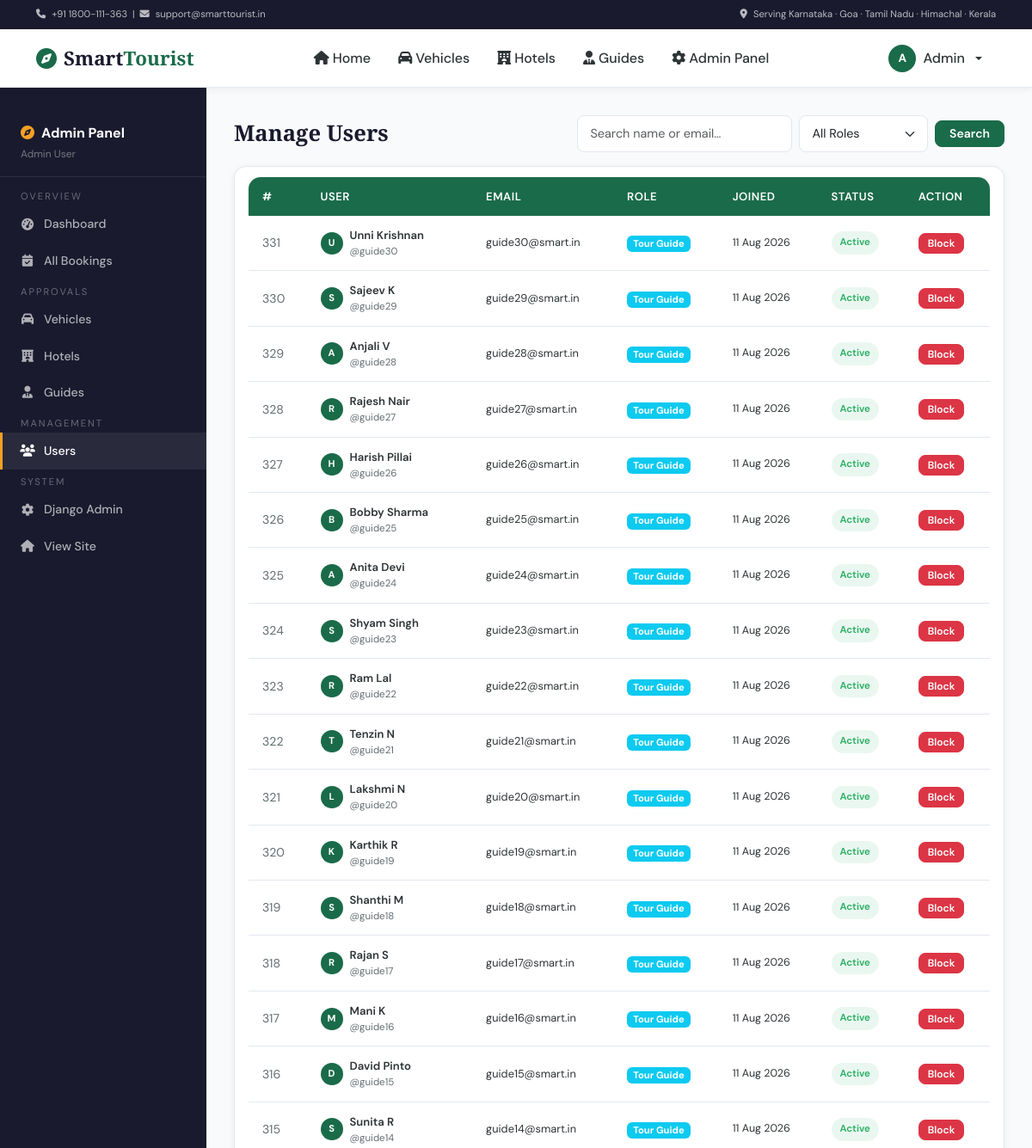
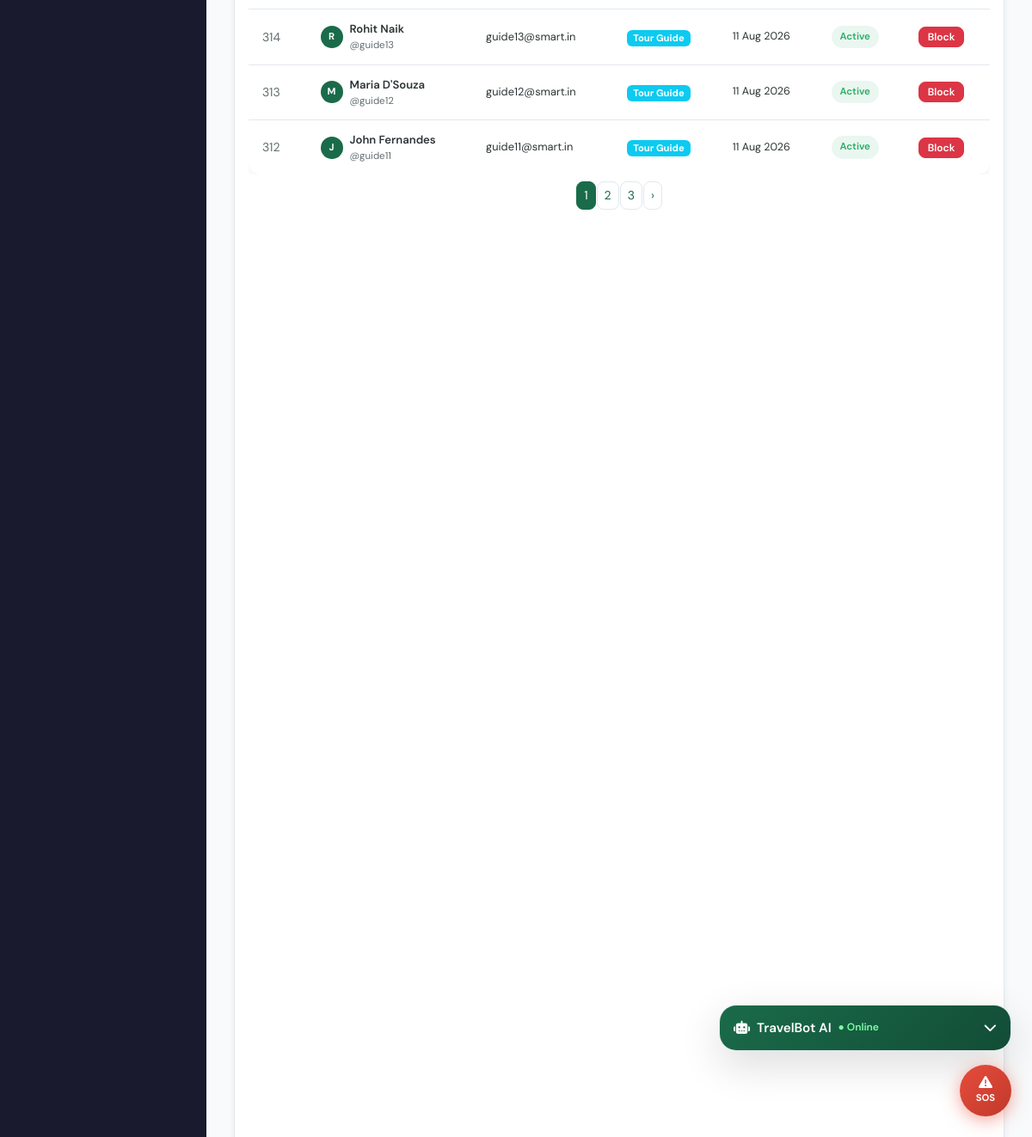
The page /admin-panel/users/ (signed in) on the database its author committed (2 pictures, top to bottom).
### accounts/models.py (models this page shows, shortened)
class User(AbstractBaseUser, PermissionsMixin):
    ROLE_CHOICES = [
        ('tourist',       'Tourist'),
        ('vehicle_owner', 'Vehicle Owner'),
        ('hotel_owner',   'Hotel Owner'),
        ('guide',         'Tour Guide'),
        ('admin',         'Admin'),
    ]
    email           = models.EmailField(unique=True)
    username        = models.CharField(max_length=150, unique=True)
    first_name      = models.CharField(max_length=100)
    last_name       = models.CharField(max_length=100)
    phone           = models.CharField(max_length=15, blank=True)
    role            = models.CharField(max_length=20, choices=ROLE_CHOICES, default='tourist')
    profile_picture = models.ImageField(upload_to='profiles/', null=True, blank=True)
    bio             = models.TextField(blank=True)
    address         = models.TextField(blank=True)
    city            = models.CharField(max_length=100, blank=True)
    state           = models.CharField(max_length=100, blank=True)
    is_active       = models.BooleanField(default=True)
    is_staff        = models.BooleanField(default=False)
    is_verified     = models.BooleanField(default=False)
    is_blocked      = models.BooleanField(default=False)
    date_joined     = models.DateTimeField(default=timezone.now)
    updated_at      = models.DateTimeField(auto_now=True)
    objects = UserManager()
    USERNAME_FIELD  = 'email'
    REQUIRED_FIELDS = ['username', 'first_name', 'last_name']
    class Meta:
        db_table = 'users'
    def get_full_name(self):
        return f"{self.first_name} {self.last_name}".strip()
    @property
    def is_vehicle_owner(self): return self.role == 'vehicle_owner'
    @property
    def is_hotel_owner(self):   return self.role == 'hotel_owner'
    @property
    def is_guide(self):         return self.role == 'guide'
    @property
    def is_admin_user(self):    return self.role == 'admin'

### admin_dashboard/views.py (the view)
@admin_required
def manage_users(request):
    role   = request.GET.get('role', '')
    search = request.GET.get('q', '')
    qs     = User.objects.all().order_by('-date_joined')
    if role:   qs = qs.filter(role=role)
    if search: qs = qs.filter(first_name__icontains=search) | qs.filter(email__icontains=search)
    from django.core.paginator import Paginator
    page_obj = Paginator(qs, 20).get_page(request.GET.get('page'))
    return render(request, 'admin/manage_users.html', {
        'page_obj': page_obj, 'search': search, 'role_filter': role,
        'roles': User.ROLE_CHOICES,
    })

### admin_dashboard/views.py (called while the page is built)
def admin_required(fn):
    @login_required
    @functools.wraps(fn)
    def wrapper(request, *args, **kwargs):
        if not request.user.is_admin_user:
            messages.error(request, 'Admin access required.')
            return redirect('home')
        return fn(request, *args, **kwargs)
    return wrapper

### templates/admin/manage_users.html (shortened to what this page needs)
{% extends 'base.html' %}{% block title %}Manage Users – Admin{% endblock %}
{% block content %}
<div class="admin-layout">
  <aside class="admin-sidebar">
    {% include 'admin/_sidebar.html' with active_nav='users' %}
  </aside>
  <div class="admin-main">
    <div class="d-flex flex-wrap justify-content-between align-items-center mb-3 gap-2">
      <h1 class="admin-title mb-0" style="margin-bottom:0 !important;">Manage Users</h1>
      <form method="get" class="d-flex gap-2 align-items-center" style="max-width: 600px; flex-grow: 1; justify-content: flex-end;">
        <input type="text" name="q" value="{{ search }}" class="form-control form-control-sm" placeholder="Search name or email…" style="max-width: 250px;">
        <select name="role" class="form-select form-select-sm" onchange="this.form.submit()" style="max-width: 150px;">
          <option value="">All Roles</option>
        </select>
        <button type="submit" class="btn btn-primary btn-sm px-3">Search</button>
      </form>
    </div>
    <div class="chart-card" style="padding:.75rem 1rem;">
      <div class="table-responsive">
        <table class="smart-table w-100" style="font-size:.82rem;">
          <thead>
            <tr><th>#</th><th>User</th><th>Email</th><th>Role</th><th>Joined</th><th>Status</th><th>Action</th></tr>
          </thead>
          <tbody>
            {% for u in page_obj %}
            <tr>
              <td style="color:var(--muted);">{{ u.id }}</td>
              <td>
                <div class="d-flex align-items-center gap-2">
                  <div class="avatar-circle" style="width:26px;height:26px;font-size:.7rem;flex-shrink:0;">{{ u.first_name.0 }}</div>
                  <div>
                    <div style="font-weight:600;font-size:.82rem;">{{ u.get_full_name }}</div>
                    <div style="font-size:.72rem;color:var(--muted);">@{{ u.username }}</div>
                  </div>
                </div>
              </td>
              <td style="font-size:.8rem;">{{ u.email }}</td>
              <td>
                <span class="badge {% if u.role == 'admin' %}bg-danger{% elif u.role == 'tourist' %}bg-primary{% elif u.role == 'vehicle_owner' %}bg-warning text-dark{% elif u.role == 'hotel_owner' %}bg-success{% else %}bg-info{% endif %}" style="font-size:.7rem;">
                  {{ u.get_role_display }}
                </span>
              </td>
              <td style="font-size:.78rem;white-space:nowrap;">{{ u.date_joined|date:"d M Y" }}</td>
              <td>
                {% if u.is_blocked %}<span class="sbadge sb-cancelled" style="font-size:.72rem;">Blocked</span>
                {% else %}<span class="sbadge sb-confirmed" style="font-size:.72rem;">Active</span>{% endif %}
              </td>
              <td>
                <button class="btn btn-sm {% if u.is_blocked %}btn-success{% else %}btn-danger{% endif %}" style="padding:2px 10px;font-size:.75rem;" onclick="toggleBlock({{ u.id }},this)">
                  {% if u.is_blocked %}Unblock{% else %}Block{% endif %}
                </button>
              </td>
            </tr>
            {% empty %}
            <tr><td colspan="7" class="text-center text-muted py-3">No users found</td></tr>
            {% endfor %}
          </tbody>
        </table>
      </div>
      {% if page_obj.has_other_pages %}
      <nav class="mt-2">
        <ul class="pagination pagination-sm justify-content-center mb-0">
          {% for n in page_obj.paginator.page_range %}
            {% if page_obj.number == n %}<li class="page-item active"><span class="page-link">{{ n }}</span></li>
            {% elif n > page_obj.number|add:"-3" and n < page_obj.number|add:"3" %}<li class="page-item"><a class="page-link" href="?page={{ n }}&q={{ search }}&role={{ role_filter }}">{{ n }}</a></li>{% endif %}
          {% endfor %}
          {% if page_obj.has_next %}<li class="page-item"><a class="page-link" href="?page={{ page_obj.next_page_number }}&q={{ search }}&role={{ role_filter }}">›</a></li>{% endif %}
        </ul>
      </nav>
      {% endif %}
    </div>
  </div>
</div>
{% endblock %}

### templates/base.html (shortened to what this page needs)
<!DOCTYPE html>
<html lang="en">
<head>
<link href="https://cdn.jsdelivr.net/npm/bootstrap@5.3.2/dist/css/bootstrap.min.css" rel="stylesheet">
<link rel="stylesheet" href="https://cdnjs.cloudflare.com/ajax/libs/font-awesome/6.5.0/css/all.min.css">
<link rel="stylesheet" href="/static/css/main.css">
</head>
<body>
<div class="topbar d-none d-md-block">
  <div class="container"><div class="d-flex justify-content-between py-1">
    <small><i class="fas fa-phone me-1"></i> +91 1800-111-363 &nbsp;|&nbsp; <i class="fas fa-envelope me-1"></i> support@smarttourist.in</small>
    <small><i class="fas fa-map-marker-alt me-1"></i> Serving Karnataka · Goa · Tamil Nadu · Himachal · Kerala</small>
  </div></div>
</div>
<nav class="navbar navbar-expand-lg navbar-light sticky-top" id="mainNav">
  <div class="container">
    <a class="navbar-brand" href="{% url 'home' %}">
      <i class="fas fa-compass brand-icon"></i>
      <span class="brand-text">Smart<span class="brand-accent">Tourist</span></span>
    </a>
    <div class="collapse navbar-collapse" id="navMain">
      <ul class="navbar-nav mx-auto">
        <li class="nav-item"><a class="nav-link" href="{% url 'home' %}"><i class="fas fa-home me-1"></i>Home</a></li>
        {% if user.is_authenticated and user.is_vehicle_owner %}
          <li class="nav-item"><a class="nav-link" href="/vehicles/vendor/dashboard/"><i class="fas fa-tachometer-alt me-1"></i>My Dashboard</a></li>
          <li class="nav-item"><a class="nav-link" href="/vehicles/vendor/add/"><i class="fas fa-plus-circle me-1"></i>Add Vehicle</a></li>
        {% elif user.is_authenticated and user.is_hotel_owner %}
          <li class="nav-item"><a class="nav-link" href="/hotels/hotel-dashboard/"><i class="fas fa-tachometer-alt me-1"></i>My Dashboard</a></li>
          <li class="nav-item"><a class="nav-link" href="/hotels/hotel-dashboard/add/"><i class="fas fa-plus-circle me-1"></i>Add Hotel</a></li>
        {% elif user.is_authenticated and user.is_admin_user %}
          <li class="nav-item"><a class="nav-link" href="/vehicles/"><i class="fas fa-car me-1"></i>Vehicles</a></li>
          <li class="nav-item"><a class="nav-link" href="/hotels/"><i class="fas fa-hotel me-1"></i>Hotels</a></li>
          <li class="nav-item"><a class="nav-link" href="/guides/"><i class="fas fa-user-tie me-1"></i>Guides</a></li>
          <li class="nav-item"><a class="nav-link" href="/admin-panel/"><i class="fas fa-cog me-1"></i>Admin Panel</a></li>
        {% endif %}
      </ul>
      <div class="navbar-nav">
        {% if user.is_authenticated %}
        <div class="nav-item dropdown">
          <a class="nav-link dropdown-toggle d-flex align-items-center gap-2" href="#" data-bs-toggle="dropdown">
            {% if user.profile_picture %}<img src="{{ user.profile_picture.url }}" class="rounded-circle" width="32" height="32" style="object-fit:cover">
            {% else %}<div class="avatar-circle">{{ user.first_name.0 }}</div>{% endif %}
            {{ user.first_name }}
          </a>
        </div>
        {% else %}
        <a class="nav-link" href="/accounts/login/">Login</a>
        <a class="btn btn-primary ms-2" href="/accounts/register/">Get Started</a>
        {% endif %}
      </div>
    </div>
  </div>
</nav>
<main>{% block content %}{% endblock %}</main>
<div class="chatbot" id="chatbot">
  <div class="cb-header" onclick="toggleChatbot()">
    <i class="fas fa-robot me-2"></i>TravelBot AI
    <span class="cb-status">● Online</span>
    <i class="fas fa-chevron-down ms-auto" id="cbIcon"></i>
  </div>
</div>
<div class="sos-btn" onclick="showSOS()"><i class="fas fa-exclamation-triangle"></i><span>SOS</span></div>
</body>
</html>

### templates/admin/_sidebar.html (shortened to what this page needs)
<div style="padding:1rem 1.5rem;border-bottom:1px solid rgba(255,255,255,.08);margin-bottom:.5rem;"><div style="font-size:1rem;font-weight:700;color:#fff;"><i class="fas fa-compass me-2" style="color:#f4a024;"></i>Admin Panel</div><div style="font-size:.75rem;color:rgba(255,255,255,.4);margin-top:2px;">{{ request.user.get_full_name }}</div></div>
<span class="as-lbl">Overview</span>
<a href="/admin-panel/" {% if active_nav == 'dashboard' %}class="active"{% endif %}><i class="fas fa-tachometer-alt"></i> Dashboard</a>
<a href="/admin-panel/bookings/" {% if active_nav == 'bookings' %}class="active"{% endif %}><i class="fas fa-calendar-check"></i> All Bookings</a>
<span class="as-lbl">Approvals</span>
<a href="/admin-panel/approvals/#pendingVehicles" {% if active_nav == 'approvals' %}class="active"{% endif %}><i class="fas fa-car"></i> Vehicles </a>
<a href="/admin-panel/approvals/#pendingHotels" {% if active_nav == 'approvals' %}class="active"{% endif %}><i class="fas fa-hotel"></i> Hotels </a>
<a href="/admin-panel/approvals/#pendingGuides" {% if active_nav == 'approvals' %}class="active"{% endif %}><i class="fas fa-user-tie"></i> Guides </a>
<span class="as-lbl">Management</span>
<a href="/admin-panel/users/" {% if active_nav == 'users' %}class="active"{% endif %}><i class="fas fa-users"></i> Users</a>
<span class="as-lbl">System</span>
<a href="/django-admin/"><i class="fas fa-cog"></i> Django Admin</a>
<a href="{% url 'home' %}"><i class="fas fa-home"></i> View Site</a>

### rows shown on the page
User: first_name.0 "A", first_name "Admin", user.get_full_name "Admin User"
User: id "331", first_name.0 "U", get_full_name "Unni Krishnan", username "guide30", email "guide30@smart.in", role "Tour Guide", date_joined "11 Aug 2026", is_blocked "Active"
User: id "330", first_name.0 "S", get_full_name "Sajeev K", username "guide29", email "guide29@smart.in", role "Tour Guide", date_joined "11 Aug 2026", is_blocked "Active"
User: id "329", first_name.0 "A", get_full_name "Anjali V", username "guide28", email "guide28@smart.in", role "Tour Guide", date_joined "11 Aug 2026", is_blocked "Active"
User: id "328", first_name.0 "R", get_full_name "Rajesh Nair", username "guide27", email "guide27@smart.in", role "Tour Guide", date_joined "11 Aug 2026", is_blocked "Active"
User: id "327", first_name.0 "H", get_full_name "Harish Pillai", username "guide26", email "guide26@smart.in", role "Tour Guide", date_joined "11 Aug 2026", is_blocked "Active"
User: id "326", first_name.0 "B", get_full_name "Bobby Sharma", username "guide25", email "guide25@smart.in", role "Tour Guide", date_joined "11 Aug 2026", is_blocked "Active"
User: id "325", first_name.0 "A", get_full_name "Anita Devi", username "guide24", email "guide24@smart.in", role "Tour Guide", date_joined "11 Aug 2026", is_blocked "Active"
User: id "324", first_name.0 "S", get_full_name "Shyam Singh", username "guide23", email "guide23@smart.in", role "Tour Guide", date_joined "11 Aug 2026", is_blocked "Active"
User: id "323", first_name.0 "R", get_full_name "Ram Lal", username "guide22", email "guide22@smart.in", role "Tour Guide", date_joined "11 Aug 2026", is_blocked "Active"
User: id "322", first_name.0 "T", get_full_name "Tenzin N", username "guide21", email "guide21@smart.in", role "Tour Guide", date_joined "11 Aug 2026", is_blocked "Active"
User: id "321", first_name.0 "L", get_full_name "Lakshmi N", username "guide20", email "guide20@smart.in", role "Tour Guide", date_joined "11 Aug 2026", is_blocked "Active"
User: id "320", first_name.0 "K", get_full_name "Karthik R", username "guide19", email "guide19@smart.in", role "Tour Guide", date_joined "11 Aug 2026", is_blocked "Active"
User: id "319", first_name.0 "S", get_full_name "Shanthi M", username "guide18", email "guide18@smart.in", role "Tour Guide", date_joined "11 Aug 2026", is_blocked "Active"
User: id "318", first_name.0 "R", get_full_name "Rajan S", username "guide17", email "guide17@smart.in", role "Tour Guide", date_joined "11 Aug 2026", is_blocked "Active"
User: id "317", first_name.0 "M", get_full_name "Mani K", username "guide16", email "guide16@smart.in", role "Tour Guide", date_joined "11 Aug 2026", is_blocked "Active"
User: id "316", first_name.0 "D", get_full_name "David Pinto", username "guide15", email "guide15@smart.in", role "Tour Guide", date_joined "11 Aug 2026", is_blocked "Active"
User: id "315", first_name.0 "S", get_full_name "Sunita R", username "guide14", email "guide14@smart.in", role "Tour Guide", date_joined "11 Aug 2026", is_blocked "Active"
User: id "314", first_name.0 "R", get_full_name "Rohit Naik", username "guide13", email "guide13@smart.in", role "Tour Guide", date_joined "11 Aug 2026", is_blocked "Active"
User: id "313", first_name.0 "M", get_full_name "Maria D'Souza", username "guide12", email "guide12@smart.in", role "Tour Guide", date_joined "11 Aug 2026", is_blocked "Active"
User: id "312", first_name.0 "J", get_full_name "John Fernandes", username "guide11", email "guide11@smart.in", role "Tour Guide", date_joined "11 Aug 2026", is_blocked "Active"

### other values the page prints
{{ n }} "1"
{{ n }} "2" "3"
